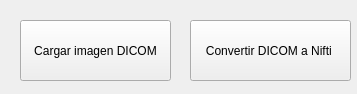
<?xml version="1.0" encoding="UTF-8"?>
<ui version="4.0">
 <class>Form</class>
 <widget class="QWidget" name="Form">
  <property name="geometry">
   <rect>
    <x>0</x>
    <y>0</y>
    <width>357</width>
    <height>94</height>
   </rect>
  </property>
  <property name="windowTitle">
   <string>Form</string>
  </property>
  <widget class="QPushButton" name="cargar">
   <property name="geometry">
    <rect>
     <x>20</x>
     <y>20</y>
     <width>151</width>
     <height>61</height>
    </rect>
   </property>
   <property name="font">
    <font>
     <family>Arial</family>
    </font>
   </property>
   <property name="text">
    <string>Cargar imagen DICOM</string>
   </property>
  </widget>
  <widget class="QPushButton" name="convertir">
   <property name="geometry">
    <rect>
     <x>190</x>
     <y>20</y>
     <width>161</width>
     <height>61</height>
    </rect>
   </property>
   <property name="font">
    <font>
     <family>Arial</family>
    </font>
   </property>
   <property name="text">
    <string>Convertir DICOM a Nifti </string>
   </property>
  </widget>
 </widget>
 <resources/>
 <connections/>
</ui>
